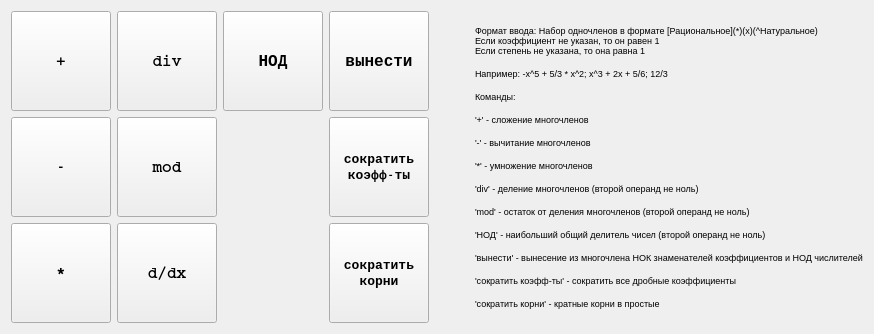
      <widget class="QWidget" name="tabPolynomial">
       <attribute name="title">
        <string>Многочлены</string>
       </attribute>
       <layout class="QVBoxLayout" name="verticalLayout_5">
        <item>
         <layout class="QHBoxLayout" name="horizontalLayout_6">
          <item>
           <layout class="QGridLayout" name="buttonsLayout_4">
            <item row="1" column="0">
             <widget class="QPushButton" name="subButton_4">
              <property name="sizePolicy">
               <sizepolicy hsizetype="Maximum" vsizetype="Fixed">
                <horstretch>0</horstretch>
                <verstretch>0</verstretch>
               </sizepolicy>
              </property>
              <property name="minimumSize">
               <size>
                <width>100</width>
                <height>100</height>
               </size>
              </property>
              <property name="font">
               <font>
                <family>Courier</family>
                <pointsize>12</pointsize>
                <weight>75</weight>
                <bold>true</bold>
                <stylestrategy>PreferDefault</stylestrategy>
                <kerning>false</kerning>
               </font>
              </property>
              <property name="text">
               <string>-</string>
              </property>
             </widget>
            </item>
            <item row="2" column="0">
             <widget class="QPushButton" name="polynomialMultButton">
              <property name="sizePolicy">
               <sizepolicy hsizetype="Maximum" vsizetype="Fixed">
                <horstretch>0</horstretch>
                <verstretch>0</verstretch>
               </sizepolicy>
              </property>
              <property name="minimumSize">
               <size>
                <width>100</width>
                <height>100</height>
               </size>
              </property>
              <property name="font">
               <font>
                <family>Courier</family>
                <pointsize>12</pointsize>
                <weight>75</weight>
                <bold>true</bold>
                <stylestrategy>PreferDefault</stylestrategy>
                <kerning>false</kerning>
               </font>
              </property>
              <property name="text">
               <string>*</string>
              </property>
             </widget>
            </item>
            <item row="0" column="1">
             <widget class="QPushButton" name="polynomialDivButton">
              <property name="sizePolicy">
               <sizepolicy hsizetype="Maximum" vsizetype="Fixed">
                <horstretch>0</horstretch>
                <verstretch>0</verstretch>
               </sizepolicy>
              </property>
              <property name="minimumSize">
               <size>
                <width>100</width>
                <height>100</height>
               </size>
              </property>
              <property name="font">
               <font>
                <family>Courier</family>
                <pointsize>12</pointsize>
                <weight>75</weight>
                <bold>true</bold>
                <stylestrategy>PreferDefault</stylestrategy>
                <kerning>false</kerning>
               </font>
              </property>
              <property name="text">
               <string>div</string>
              </property>
             </widget>
            </item>
            <item row="0" column="0">
             <widget class="QPushButton" name="polynomialPlusButton">
              <property name="sizePolicy">
               <sizepolicy hsizetype="Maximum" vsizetype="Fixed">
                <horstretch>0</horstretch>
                <verstretch>0</verstretch>
               </sizepolicy>
              </property>
              <property name="minimumSize">
               <size>
                <width>100</width>
                <height>100</height>
               </size>
              </property>
              <property name="font">
               <font>
                <family>Courier</family>
                <pointsize>12</pointsize>
                <weight>75</weight>
                <bold>true</bold>
                <stylestrategy>PreferDefault</stylestrategy>
                <kerning>false</kerning>
               </font>
              </property>
              <property name="text">
               <string>+</string>
              </property>
             </widget>
            </item>
            <item row="0" column="2">
             <widget class="QPushButton" name="polynomialGcdButton">
              <property name="sizePolicy">
               <sizepolicy hsizetype="Maximum" vsizetype="Fixed">
                <horstretch>0</horstretch>
                <verstretch>0</verstretch>
               </sizepolicy>
              </property>
              <property name="minimumSize">
               <size>
                <width>100</width>
                <height>100</height>
               </size>
              </property>
              <property name="font">
               <font>
                <family>Courier</family>
                <pointsize>12</pointsize>
                <weight>75</weight>
                <bold>true</bold>
                <stylestrategy>PreferDefault</stylestrategy>
                <kerning>false</kerning>
               </font>
              </property>
              <property name="text">
               <string>НОД</string>
              </property>
             </widget>
            </item>
            <item row="1" column="1">
             <widget class="QPushButton" name="polynomialModButton">
              <property name="sizePolicy">
               <sizepolicy hsizetype="Maximum" vsizetype="Fixed">
                <horstretch>0</horstretch>
                <verstretch>0</verstretch>
               </sizepolicy>
              </property>
              <property name="minimumSize">
               <size>
                <width>100</width>
                <height>100</height>
               </size>
              </property>
              <property name="font">
               <font>
                <family>Courier</family>
                <pointsize>12</pointsize>
                <weight>75</weight>
                <bold>true</bold>
                <stylestrategy>PreferDefault</stylestrategy>
                <kerning>false</kerning>
               </font>
              </property>
              <property name="text">
               <string>mod</string>
              </property>
              <property name="autoRepeat">
               <bool>false</bool>
              </property>
             </widget>
            </item>
            <item row="2" column="1">
             <widget class="QPushButton" name="polynomialDerivativeButton">
              <property name="enabled">
               <bool>true</bool>
              </property>
              <property name="sizePolicy">
               <sizepolicy hsizetype="Maximum" vsizetype="Fixed">
                <horstretch>0</horstretch>
                <verstretch>0</verstretch>
               </sizepolicy>
              </property>
              <property name="minimumSize">
               <size>
                <width>100</width>
                <height>100</height>
               </size>
              </property>
              <property name="font">
               <font>
                <family>Courier</family>
                <pointsize>12</pointsize>
                <weight>75</weight>
                <bold>true</bold>
                <stylestrategy>PreferDefault</stylestrategy>
                <kerning>false</kerning>
               </font>
              </property>
              <property name="text">
               <string>d/dx</string>
              </property>
              <property name="autoDefault">
               <bool>false</bool>
              </property>
             </widget>
            </item>
            <item row="0" column="3">
             <widget class="QPushButton" name="polynomialFactorizeButton">
              <property name="enabled">
               <bool>true</bool>
              </property>
              <property name="sizePolicy">
               <sizepolicy hsizetype="Maximum" vsizetype="Fixed">
                <horstretch>0</horstretch>
                <verstretch>0</verstretch>
               </sizepolicy>
              </property>
              <property name="minimumSize">
               <size>
                <width>100</width>
                <height>100</height>
               </size>
              </property>
              <property name="font">
               <font>
                <family>Courier</family>
                <pointsize>12</pointsize>
                <weight>75</weight>
                <bold>true</bold>
                <stylestrategy>PreferDefault</stylestrategy>
                <kerning>false</kerning>
               </font>
              </property>
              <property name="text">
               <string>вынести</string>
              </property>
              <property name="autoDefault">
               <bool>false</bool>
              </property>
             </widget>
            </item>
            <item row="1" column="3">
             <widget class="QPushButton" name="polynomialReduceCButton">
              <property name="enabled">
               <bool>true</bool>
              </property>
              <property name="sizePolicy">
               <sizepolicy hsizetype="Maximum" vsizetype="Fixed">
                <horstretch>0</horstretch>
                <verstretch>0</verstretch>
               </sizepolicy>
              </property>
              <property name="minimumSize">
               <size>
                <width>100</width>
                <height>100</height>
               </size>
              </property>
              <property name="font">
               <font>
                <family>Courier</family>
                <pointsize>10</pointsize>
                <weight>75</weight>
                <bold>true</bold>
                <stylestrategy>PreferDefault</stylestrategy>
                <kerning>false</kerning>
               </font>
              </property>
              <property name="text">
               <string>сократить
коэфф-ты</string>
              </property>
              <property name="autoDefault">
               <bool>false</bool>
              </property>
              <property name="flat">
               <bool>false</bool>
              </property>
             </widget>
            </item>
            <item row="2" column="3">
             <widget class="QPushButton" name="polynomialReduceButton">
              <property name="enabled">
               <bool>true</bool>
              </property>
              <property name="sizePolicy">
               <sizepolicy hsizetype="Maximum" vsizetype="Fixed">
                <horstretch>0</horstretch>
                <verstretch>0</verstretch>
               </sizepolicy>
              </property>
              <property name="minimumSize">
               <size>
                <width>100</width>
                <height>100</height>
               </size>
              </property>
              <property name="font">
               <font>
                <family>Courier</family>
                <pointsize>10</pointsize>
                <weight>75</weight>
                <bold>true</bold>
                <stylestrategy>PreferDefault</stylestrategy>
                <kerning>false</kerning>
               </font>
              </property>
              <property name="text">
               <string>сократить
корни</string>
              </property>
              <property name="autoDefault">
               <bool>false</bool>
              </property>
              <property name="flat">
               <bool>false</bool>
              </property>
             </widget>
            </item>
           </layout>
          </item>
          <item>
           <spacer name="horizontalSpacer_9">
            <property name="orientation">
             <enum>Qt::Horizontal</enum>
            </property>
            <property name="sizeHint" stdset="0">
             <size>
              <width>40</width>
              <height>20</height>
             </size>
            </property>
           </spacer>
          </item>
          <item>
           <widget class="QLabel" name="infoLabel_4">
            <property name="sizePolicy">
             <sizepolicy hsizetype="Preferred" vsizetype="MinimumExpanding">
              <horstretch>0</horstretch>
              <verstretch>0</verstretch>
             </sizepolicy>
            </property>
            <property name="text">
             <string>&lt;html&gt;&lt;head/&gt;&lt;body&gt;&lt;p&gt;&lt;span style=&quot; font-size:7pt;&quot;&gt;Формат ввода: Набор одночленов в формате [Рациональное](*)(x)(^Натуральное)&lt;br/&gt;Если коэффициент не указан, то он равен 1&lt;br/&gt;Если степень не указана, то она равна 1&lt;/span&gt;&lt;/p&gt;&lt;p&gt;&lt;span style=&quot; font-size:7pt;&quot;&gt;Например: -x^5 + 5/3 * x^2; x^3 + 2x + 5/6; 12/3&lt;/span&gt;&lt;/p&gt;&lt;p&gt;&lt;span style=&quot; font-size:7pt;&quot;&gt;Команды:&lt;/span&gt;&lt;/p&gt;&lt;p&gt;&lt;span style=&quot; font-size:7pt;&quot;&gt;'+' - сложение многочленов &lt;/span&gt;&lt;/p&gt;&lt;p&gt;&lt;span style=&quot; font-size:7pt;&quot;&gt;'-' - вычитание многочленов &lt;/span&gt;&lt;/p&gt;&lt;p&gt;&lt;span style=&quot; font-size:7pt;&quot;&gt;'*' - умножение многочленов &lt;/span&gt;&lt;/p&gt;&lt;p&gt;&lt;span style=&quot; font-size:7pt;&quot;&gt;'div' - деление многочленов (второй операнд не ноль) &lt;/span&gt;&lt;/p&gt;&lt;p&gt;&lt;span style=&quot; font-size:7pt;&quot;&gt;'mod' - остаток от деления многочленов (второй операнд не ноль)&lt;/span&gt;&lt;/p&gt;&lt;p&gt;&lt;span style=&quot; font-size:7pt;&quot;&gt;'НОД' - наибольший общий делитель чисел (второй операнд не ноль)&lt;/span&gt;&lt;/p&gt;&lt;p&gt;&lt;span style=&quot; font-size:7pt;&quot;&gt;'вынести' - вынесение из многочлена НОК знаменателей коэффициентов и НОД числителей&lt;/span&gt;&lt;/p&gt;&lt;p&gt;&lt;span style=&quot; font-size:7pt;&quot;&gt;'сократить коэфф-ты' - сократить все дробные коэффициенты&lt;/span&gt;&lt;/p&gt;&lt;p&gt;&lt;span style=&quot; font-size:7pt;&quot;&gt;'сократить корни' - кратные корни в простые&lt;/span&gt;&lt;/p&gt;&lt;/body&gt;&lt;/html&gt;</string>
            </property>
            <property name="textFormat">
             <enum>Qt::AutoText</enum>
            </property>
            <property name="wordWrap">
             <bool>true</bool>
            </property>
           </widget>
          </item>
         </layout>
        </item>
       </layout>
      </widget>
